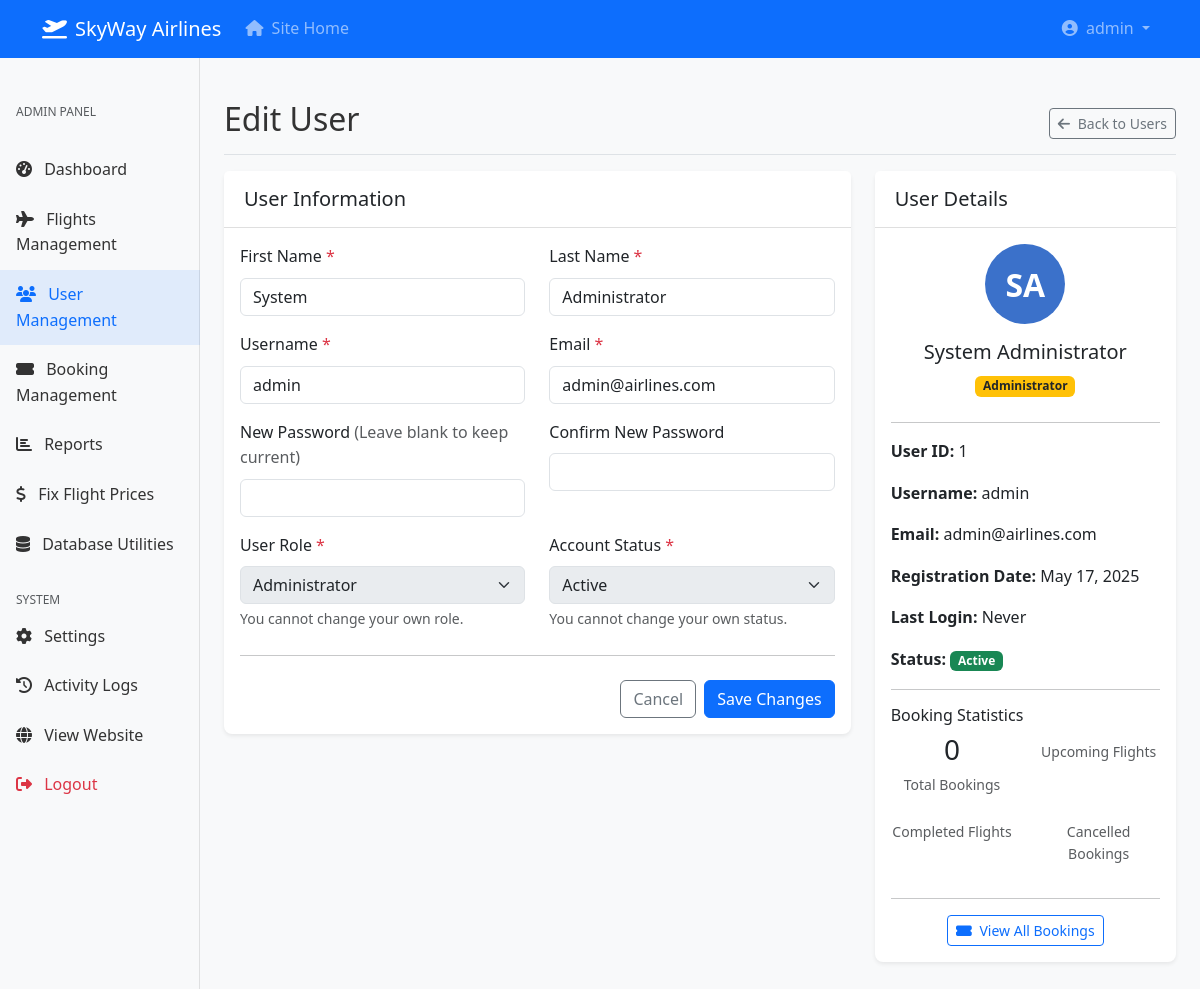
/admin/edit_user.php?id=1 (signed in), run on the app's committed database.
### tables this page shows
CREATE TABLE `users` (
  `user_id` int(11) NOT NULL,
  `username` varchar(50) NOT NULL,
  `email` varchar(100) NOT NULL,
  `password` varchar(255) NOT NULL,
  `first_name` varchar(50) NOT NULL,
  `last_name` varchar(50) NOT NULL,
  `phone` varchar(20) DEFAULT NULL,
  `address` text DEFAULT NULL,
  `role` enum('admin','user') DEFAULT 'user',
  `created_at` timestamp NOT NULL DEFAULT current_timestamp(),
  `updated_at` timestamp NOT NULL DEFAULT current_timestamp() ON UPDATE current_timestamp(),
  `account_status` enum('active','inactive','suspended') DEFAULT 'active'
);

### admin/edit_user.php (the view, shortened to what this page needs)
<?php
$user_id = $_GET['id'];
require_once '../db/db_config.php';
$column_check = $conn->query("SHOW COLUMNS FROM users LIKE 'account_status'");
$account_status_exists = ($column_check->num_rows > 0);
$stmt = $conn->prepare("SELECT * FROM users WHERE user_id = ?");
$stmt->bind_param("i", $user_id);
$stmt->execute();
$result = $stmt->get_result();
$user = $result->fetch_assoc();
$booking_stats = [
    'total' => 0,
    'completed' => 0,
    'upcoming' => 0,
    'cancelled' => 0
];
$table_check = $conn->query("SHOW TABLES LIKE 'bookings'");
if ($table_check->num_rows > 0) {
    try {
        $stmt = $conn->prepare("
            SELECT
                COUNT(*) as total,
                SUM(CASE WHEN b.booking_status = 'completed' THEN 1 ELSE 0 END) as completed,
                SUM(CASE WHEN b.booking_status != 'cancelled' AND b.booking_status != 'completed' AND f.departure_time > NOW() THEN 1 ELSE 0 END) as upcoming,
                SUM(CASE WHEN b.booking_status = 'cancelled' THEN 1 ELSE 0 END) as cancelled
            FROM bookings b
            LEFT JOIN flights f ON b.flight_id = f.flight_id
            WHERE b.user_id = ?
        ");
        $stmt->bind_param("i", $user_id);
        $stmt->execute();
        $stats_result = $stmt->get_result();
        if ($stats_result->num_rows > 0) {
            $booking_stats = $stats_result->fetch_assoc();
        }
    } catch (Exception $e) {
    }
}
?>
<!DOCTYPE html>
<html lang="en">
<head>
    <link href="https://cdn.jsdelivr.net/npm/bootstrap@5.3.6/dist/css/bootstrap.min.css" rel="stylesheet">
    <link rel="stylesheet" href="https://cdnjs.cloudflare.com/ajax/libs/font-awesome/6.4.0/css/all.min.css">
    <link rel="stylesheet" href="../assets/css/style.css">
    <link rel="stylesheet" href="../assets/css/admin.css">
</head>
<body class="admin-panel">
    <?php include '../includes/navbar.php'; ?>
    <div class="container-fluid">
        <div class="row">
            <?php include 'sidebar.php'; ?>
            <main class="col-md-9 ms-sm-auto col-lg-10 px-md-4 py-4">
                <div class="d-flex justify-content-between flex-wrap flex-md-nowrap align-items-center pt-3 pb-2 mb-3 border-bottom">
                    <h1 class="h2">Edit User</h1>
                    <div class="btn-toolbar mb-2 mb-md-0">
                        <a href="manage_users.php" class="btn btn-sm btn-outline-secondary">
                            <i class="fas fa-arrow-left me-1"></i> Back to Users
                        </a>
                    </div>
                </div>
                <div class="row">
                    <div class="col-lg-8">
                        <div class="card shadow-sm mb-4">
                            <div class="card-header bg-white py-3">
                                <h5 class="mb-0">User Information</h5>
                            </div>
                            <div class="card-body">
                                <form action="user_actions.php" method="post" class="needs-validation" novalidate>
                                    <div class="row mb-3">
                                        <div class="col-md-6">
                                            <label for="first_name" class="form-label">First Name <span class="text-danger">*</span></label>
                                            <input type="text" class="form-control" id="first_name" name="first_name" value="<?php echo htmlspecialchars($user['first_name']); ?>" required>
                                        </div>
                                        <div class="col-md-6">
                                            <label for="last_name" class="form-label">Last Name <span class="text-danger">*</span></label>
                                            <input type="text" class="form-control" id="last_name" name="last_name" value="<?php echo htmlspecialchars($user['last_name']); ?>" required>
                                        </div>
                                    </div>
                                    <div class="row mb-3">
                                        <div class="col-md-6">
                                            <label for="username" class="form-label">Username <span class="text-danger">*</span></label>
                                            <input type="text" class="form-control" id="username" name="username" value="<?php echo htmlspecialchars($user['username']); ?>" required>
                                        </div>
                                        <div class="col-md-6">
                                            <label for="email" class="form-label">Email <span class="text-danger">*</span></label>
                                            <input type="email" class="form-control" id="email" name="email" value="<?php echo htmlspecialchars($user['email']); ?>" required>
                                        </div>
                                    </div>
                                    <div class="row mb-3">
                                        <div class="col-md-6">
                                            <label for="new_password" class="form-label">New Password <span class="text-muted">(Leave blank to keep current)</span></label>
                                            <input type="password" class="form-control" id="new_password" name="new_password">
                                        </div>
                                        <div class="col-md-6">
                                            <label for="confirm_password" class="form-label">Confirm New Password</label>
                                            <input type="password" class="form-control" id="confirm_password" name="confirm_password">
                                        </div>
                                    </div>
                                    <div class="row mb-4">
                                        <div class="col-md-6">
                                            <label for="role" class="form-label">User Role <span class="text-danger">*</span></label>
                                            <select class="form-select" id="role" name="role" required <?php echo ($user_id == $_SESSION['user_id']) ? 'disabled' : ''; ?>>
                                                <option value="admin" <?php echo ($user['role'] === 'admin') ? 'selected' : ''; ?>>Administrator</option>
                                            </select>
                                            <?php if ($user_id == $_SESSION['user_id']): ?>
                                                <div class="form-text text-muted">You cannot change your own role.</div>
                                            <?php endif; ?>
                                        </div>
                                        <?php if ($account_status_exists): ?>
                                        <div class="col-md-6">
                                            <label for="status" class="form-label">Account Status <span class="text-danger">*</span></label>
                                            <select class="form-select" id="status" name="status" required <?php echo ($user_id == $_SESSION['user_id']) ? 'disabled' : ''; ?>>
                                                <option value="active" <?php echo ($user['account_status'] === 'active') ? 'selected' : ''; ?>>Active</option>
                                            </select>
                                            <?php if ($user_id == $_SESSION['user_id']): ?>
                                                <div class="form-text text-muted">You cannot change your own status.</div>
                                            <?php endif; ?>
                                        </div>
                                        <?php endif; ?>
                                    </div>
                                    <hr class="my-4">
                                    <div class="d-grid gap-2 d-md-flex justify-content-md-end">
                                        <a href="manage_users.php" class="btn btn-outline-secondary">Cancel</a>
                                        <button type="submit" class="btn btn-primary">Save Changes</button>
                                    </div>
                                </form>
                            </div>
                        </div>
                    </div>
                    <div class="col-lg-4">
                        <div class="card shadow-sm mb-4">
                            <div class="card-header bg-white py-3">
                                <h5 class="mb-0">User Details</h5>
                            </div>
                            <div class="card-body">
                                <div class="text-center mb-4">
                                    <div class="avatar-circle mb-3 mx-auto">
                                        <span class="initials"><?php echo strtoupper(substr($user['first_name'], 0, 1) . substr($user['last_name'], 0, 1)); ?></span>
                                    </div>
                                    <h5><?php echo htmlspecialchars($user['first_name'] . ' ' . $user['last_name']); ?></h5>
                                    <p class="text-muted mb-0">
                                        <?php echo $user['role'] === 'admin' ? '<span class="badge bg-warning text-dark">Administrator</span>' : '<span class="badge bg-info">Regular User</span>'; ?>
                                    </p>
                                </div>
                                <hr>
                                <div class="user-details">
                                    <p><strong>User ID:</strong> <?php echo $user['user_id']; ?></p>
                                    <p><strong>Username:</strong> <?php echo htmlspecialchars($user['username']); ?></p>
                                    <p><strong>Email:</strong> <?php echo htmlspecialchars($user['email']); ?></p>
                                    <p><strong>Registration Date:</strong> <?php echo isset($user['created_at']) ? date('M d, Y', strtotime($user['created_at'])) : 'N/A'; ?></p>
                                    <p><strong>Last Login:</strong> <?php echo isset($user['last_login']) && $user['last_login'] ? date('M d, Y H:i', strtotime($user['last_login'])) : 'Never'; ?></p>
                                    <?php if ($account_status_exists): ?>
                                    <p>
                                        <strong>Status:</strong>
                                        <?php
                                        $status = isset($user['account_status']) ? $user['account_status'] : 'active';
                                        switch ($status) {
                                            case 'active':
                                                echo '<span class="badge bg-success">Active</span>';
                                                break;
                                        }
                                        ?>
                                    </p>
                                    <?php endif; ?>
                                </div>
                                <hr>
                                <div class="booking-stats">
                                    <h6>Booking Statistics</h6>
                                    <div class="row text-center">
                                        <div class="col-6 mb-3">
                                            <div class="h3"><?php echo $booking_stats['total']; ?></div>
                                            <div class="small text-muted">Total Bookings</div>
                                        </div>
                                        <div class="col-6 mb-3">
                                            <div class="small text-muted">Upcoming Flights</div>
                                        </div>
                                        <div class="col-6 mb-3">
                                            <div class="small text-muted">Completed Flights</div>
                                        </div>
                                        <div class="col-6 mb-3">
                                            <div class="small text-muted">Cancelled Bookings</div>
                                        </div>
                                    </div>
                                </div>
                                <hr>
                                <div class="text-center">
                                    <a href="view_bookings.php?user_id=<?php echo $user_id; ?>" class="btn btn-sm btn-outline-primary">
                                        <i class="fas fa-ticket-alt me-1"></i> View All Bookings
                                    </a>
                                </div>
                            </div>
                        </div>
                    </div>
                </div>
            </main>
        </div>
    </div>
</body>
</html>

### assets/css/style.css (style rules this page uses)
:root { --primary-color: #3498db; --secondary-color: #2980b9; --dark-color: #2c3e50; --light-color: #ecf0f1; --success-color: #2ecc71; --warning-color: #f39c12; --danger-color: #e74c3c; }
body { font-family: 'Segoe UI', Tahoma, Geneva, Verdana, sans-serif; color: #333; line-height: 1.6; }

### assets/css/admin.css (style rules this page uses)
.admin-panel { background-color: #f8f9fa; }
.card { border-radius: 0.5rem; box-shadow: 0 0.125rem 0.25rem rgba(0, 0, 0, 0.075); margin-bottom: 1.5rem; border: none; }
.card-header { background-color: #fff; border-bottom: 1px solid rgba(0, 0, 0, 0.125); padding: 0.75rem 1.25rem; }

### includes/navbar.php (style rules this page uses)
body { overflow-x: hidden; }

### admin/edit_user.php (style rules this page uses)
.avatar-circle { width: 80px; height: 80px; background-color: #3b71ca; border-radius: 50%; display: flex; justify-content: center; align-items: center; }
.initials { font-size: 32px; color: white; font-weight: bold; }

### data on the page
users: first_name "System", last_name "Administrator", username "admin", email "admin@airlines.com", role "Administrator", status "Active", first_name+last_name "SA", first_name+last_name "System Administrator", user_id "1", created_at "May 17, 2025"

### other printed values
$_SESSION['username'] "admin"
$booking_stats['total'] "0"
